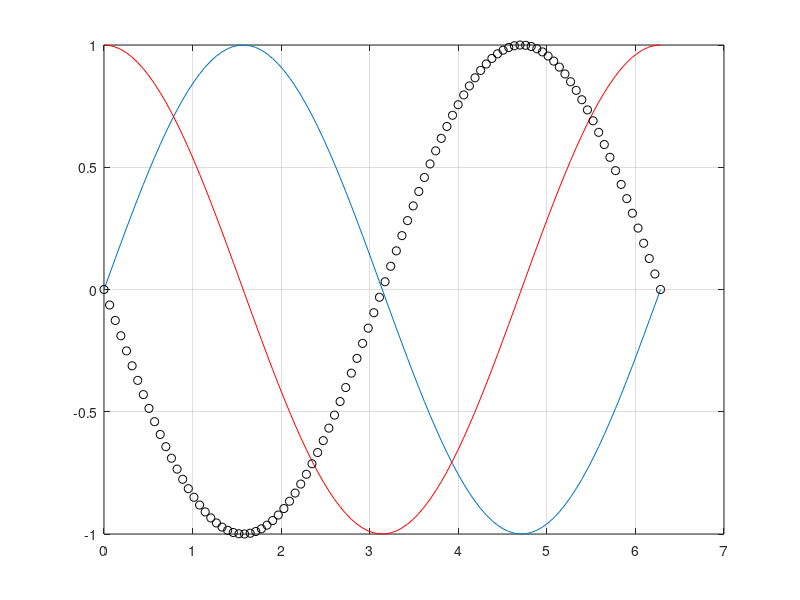
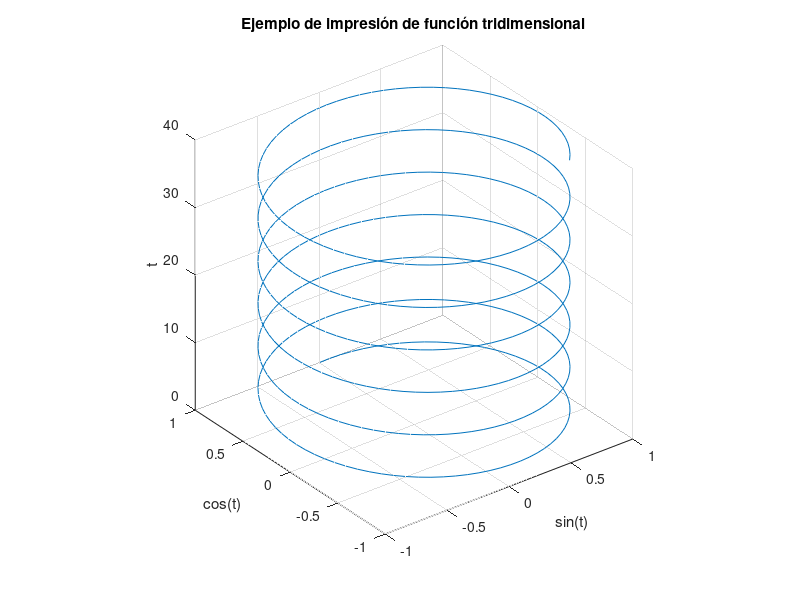

These figures' MATLAB source, in order:
clc;
clear all;

close all; % esto es para cerrar las gráficas abiertas de la anterior ejecución

% INTRODUCCIÓN DE DATOS POR EL USUARIO

s = input('Introducir por terminal el valor de s :');



% IMPRESION DE DATOS POR PANTALLA

disp("El valor introducido es " + s); % disp funciona igual que println en Java
disp(['Tambien se puede', 'imprimir a modo de vector ', num2str(s)]);
% num2str facilita la conversion de valores numericos a string para la
% impresion de texto


%%%%%%%%%%%%%%%%%%%%%%%%%%%%%%%%%%
%%%%%%%%%%% GRÁFICAS %%%%%%%%%%%%%
%%%%%%%%%%%%%%%%%%%%%%%%%%%%%%%%%%

% Definimos dos vectores de puntos, uno para cada eje
% en el que cada coordenada i-ésima de ambos forman un punto en la grafica.

x = linspace(0, 2*pi, 100); % = 0 : 2*pi/100 : 2*pi
y = sin(x); 

% la función coseno puede trabajar con vectores, aplicándoles dicha función
% elemento a elemento.
% Si x = [1,2,3], entonces cos(x) = [cos(1), cos(2), cos(3)]

figure(1); % Esto es para cuando vayamos a crear varias funciones, no se nos solapen
plot(x,y); % función plot para imprimir la grafica con cordenadas x e y
hold on; % esto lo podemos usar para superponer graficas en la misma figura
grid on; % esto para mostrar cuadricula de fondo

z = cos(x);

% como tenemos el hold on activado, la siguiente grafica aparecerá en la misma figura
plot(x,z,"r"); % el tercer parametro está para poder "personalizar la grafica

plot(x, -sin(x), "ok"); % 'o' hace referencia a los circulos, 'k' al color


% GRAFICAS EN 3D

% definimos una nueva gráfica
figure(2); 

% parecido a plot, pero ahora necesitamos dos funciones, una para cada eje
t = linspace(0, 40, 500);
plot3(sin(t), cos(t), t);

grid on; % para que salga la cuadrícula, mejor para tridimensionales para visualizar mejor
axis square; % perspectiva caballera

% Esto es para poner anotaciones en cada uno de los ejes
title('Ejemplo de impresión de función tridimensional');
xlabel('sin(t)');
ylabel('cos(t)');
zlabel('t');




%%%%%%%%%%%%%%%%%%%%%%%%%%%%%%%%%%
%%%%%% GUARDADO DE DATOS %%%%%%%%%
%%%%%%%%%%%%%%%%%%%%%%%%%%%%%%%%%%

% Se pueden guardar las variables ejecutadas en un archivo externo
% se guardan con formato de archivo .mat predeterminado

% guardar todas las variables
save Todaslasvariables;

% guardar solo algunas variables
save Soloalgunas s;

%%%%%%%%%%%%%%%%%%%%%%%%%%%%%%%%%%
%%%%%%% LECTURA DE DATOS %%%%%%%%%
%%%%%%%%%%%%%%%%%%%%%%%%%%%%%%%%%%

% Se pueden leer archivos completos o variables sueltas
% en caso de leer una variable con el mismo nombre de otra variable
% existente, se sobreescribe el valor

%supongamos que no conocemos el valor de la variable s
clear s;

% leemos los datos del archivo donde está almacenada
load Soloalgunas;
load Todaslasvariables s; % se puede hacer de las dos formas, o implementar todas
% las variables o sólo algunas de dicho espacio de trabajo

disp(['La variable s sigue valiendo ', num2str(s)]);


